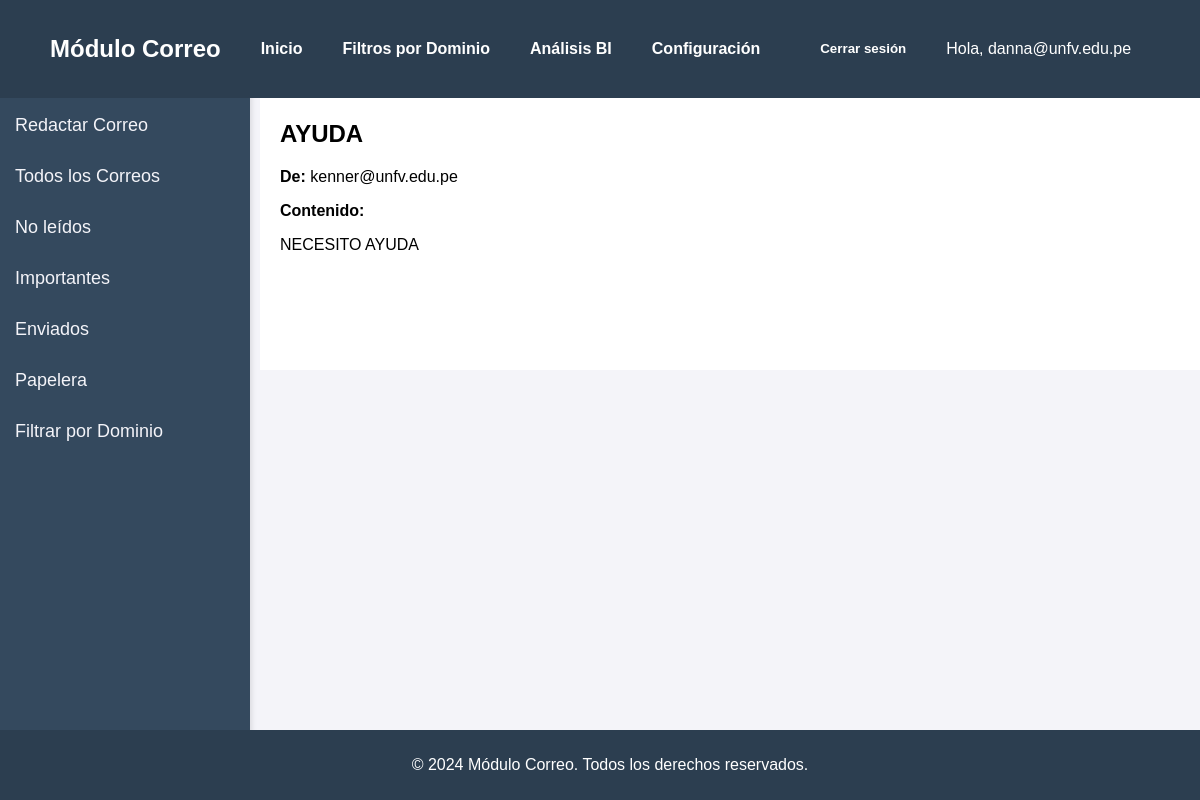
/home/ver_correo/1/ (signed in), run on the app's committed database.
### emails/models.py (models this page shows, shortened)
class Correo(models.Model):
    remitente = models.ForeignKey(User, on_delete=models.CASCADE, related_name="enviados")
    destinatario = models.ForeignKey(User, on_delete=models.CASCADE, related_name="correos_recibidos")  # Mantienes la relación ManyToMany
    asunto = models.CharField(max_length=200)
    contenido = models.TextField()
    fecha_envio = models.DateTimeField(auto_now_add=True)
    eliminado_por_remitente = models.BooleanField(default=False)  # Nuevo campo
    eliminado_por_destinatario = models.BooleanField(default=False)

### emails/views.py (the view)
# urls.py: path('ver_correo/<int:correo_id>/', views.ver_correo, name='ver_correo'),
@login_required
def ver_correo(request, correo_id):
    correo = Correo.objects.get(id=correo_id)
    return render(request, 'emails/ver_correo.html', {'correo': correo})

### Templates/emails/ver_correo.html
{% extends 'emails/base.html' %}
{% block content %}
  <h2>{{ correo.asunto }}</h2>
  <p><strong>De:</strong> {{ correo.remitente.username }}</p>
  <p><strong>Contenido:</strong></p>
  <p>{{ correo.contenido }}</p>
{% endblock %}

### Templates/emails/base.html (shortened to what this page needs)
<!DOCTYPE html>
<html lang="es">
<head>
</head>
<body>
    <div class="navbar">
        <div class="logo">
            <h2>Módulo Correo</h2>
        </div>
        <a href="{% url 'inbox' %}">Inicio</a>
        <a href="#">Filtros por Dominio</a>
        <a href="#">Análisis BI</a>
        <a href="#">Configuración</a>
        <form action="{% url 'logout' %}" method="post" style="display: inline;">
            <button type="submit">Cerrar sesión</button>
        </form>
        <span class="user-info">Hola, {{ user.username }}</span>
    </div>
    <div class="sidebar">
        <a href="{%url 'redactar_correo'%}">Redactar Correo</a>
        <a href="{% url 'inbox' %}">Todos los Correos</a>
        <a href="#">No leídos</a>
        <a href="#">Importantes</a>
        <a href="{% url 'correos_enviados' %}">Enviados</a>
        <a href="{% url 'correos_eliminados' %}">Papelera</a>
        <a href="#">Filtrar por Dominio</a>
    </div>
    <div class="main-content">
        {% block content %}{% endblock %}
    </div>
    <footer>
        <p>&copy; 2024 Módulo Correo. Todos los derechos reservados.</p>
    </footer>
</body>
</html>

### Templates/emails/base.html (style rules this page uses)
body { font-family: Arial, sans-serif; margin: 0; padding: 0; background-color: #f4f4f9; }
.navbar { background-color: #2c3e50; color: white; padding: 15px 50px; display: flex; justify-content: flex-start; align-items: center; gap: 20px; position: fixed; top: 0; width: 100%; z-index: 1; }
.navbar .logo { margin-right: 20px; }
.navbar a, .navbar button { color: white; text-decoration: none; font-weight: bold; background: none; border: none; cursor: pointer; }
.navbar a { margin-right: 20px; }
.sidebar { width: 250px; background-color: #34495e; position: fixed; top: 80px; left: 0; height: calc(100% - 80px); padding-top: 20px; box-shadow: 2px 0 5px rgba(0, 0, 0, 0.1); }
.sidebar a { padding: 15px; text-decoration: none; font-size: 18px; color: #f4f4f9; display: block; }
.main-content { margin-left: 260px; padding: 100px 20px; background-color: white; }
button { padding: 10px 20px; background-color: #2c3e50; color: white; border: none; border-radius: 5px; cursor: pointer; }
footer { text-align: center; padding: 10px; background-color: #2c3e50; color: white; position: fixed; bottom: 0; width: 100%; }

### data on the page
Correo: asunto "AYUDA", remitente.username "kenner@unfv.edu.pe", contenido "NECESITO AYUDA"

### other printed values
{{ user.username }} "danna@unfv.edu.pe"
